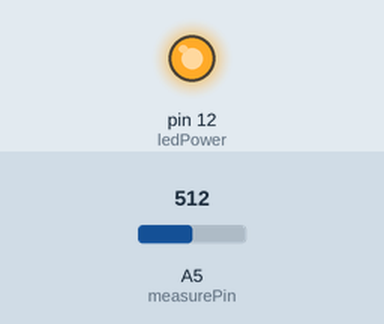
This sketch was run on a simulated Arduino Uno, built with avr-gcc and run on an emulated ATmega328P. On the bench: output pins drawn as LEDs (lit = HIGH). The inputs (shaded band) are chosen by the test bench; at power-on: A5 (measurePin) = 512. What the sketch prints to the serial monitor is not drawn.

Above: at 0.1 s.
Timing chart, 0 to 1.6 s (numbered marks = the images above):
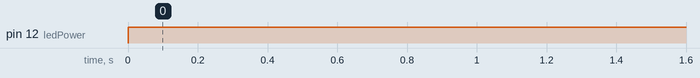

The sketch:

dust.ino
```cpp
int measurePin = A5;
int ledPower = 12;

unsigned int samplingTime = 280;
unsigned int deltaTime = 40;
unsigned int sleepTime = 9680;


float calcVoltage = 0;
float dustDensity = 0;

void setup(){
  Serial.begin(9600);
  pinMode(ledPower,OUTPUT);
}

void loop(){
  digitalWrite(ledPower,LOW);
  delayMicroseconds(samplingTime);

  float voMeasured = analogRead(measurePin);

 delayMicroseconds(deltaTime);
  digitalWrite(ledPower,HIGH);
  delayMicroseconds(sleepTime);

  calcVoltage = voMeasured*(5.0/1024);
  dustDensity = 0.17*calcVoltage-0.1;

  if ( dustDensity < 0)
  {
    dustDensity = 0.00;
  }
  int dustDensity1 = (dustDensity*100);
  Serial.println(dustDensity1);

  delay(1000);
}
```

Measured:
- by itself, pin 12 (ledPower): LOW → HIGH at 0.00 s
